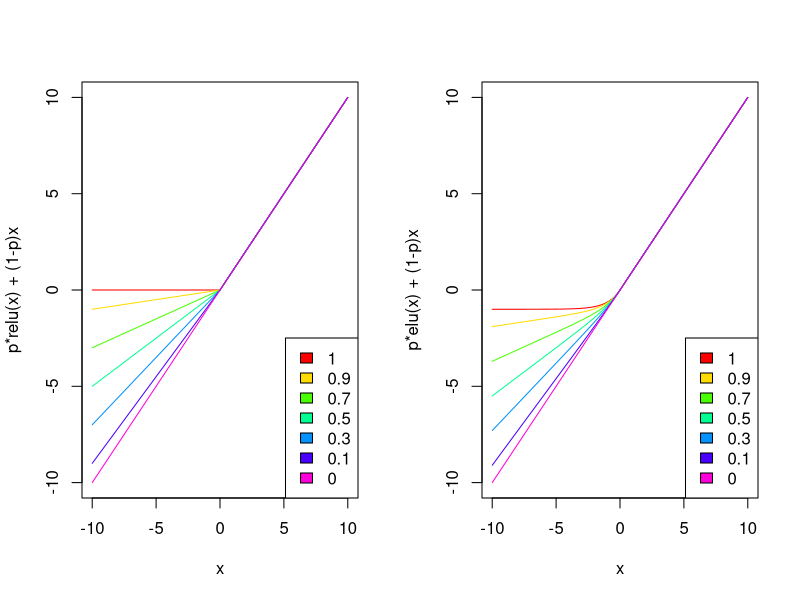

Write R code to recreate this figure.
elu = function(x) {
  if(x > 0) {
    return(x)
  } else {
    return (exp(x)-1)
  }
}

elu_exp = function(x, p) {
  return( p*elu(x) + (1-p)*x )
}

relu_exp = function(x, p) {
  return( p*relu(x) + (1-p)*x )
}

relu = function(x) {
  return(max(0, x))
}

pdf("elus_and_leaky_relus.pdf", height=4)

par(mfrow=c(1,2))

# plot relu
xs = seq(-10, 10, 0.1)
probs = c(0.9, 0.7, 0.5, 0.3, 0.1, 0.0)
rainbows = rainbow(length(probs)+1)
plot(x=xs, y=sapply(xs,relu_exp,p=1), type="l", ylim=c(-10,10), col=rainbows[1], xlab="x", ylab="p*relu(x) + (1-p)x")
for(i in 1:length(probs)) {
  lines(x=xs, y=sapply(xs,relu_exp,p=probs[i]), type="l", col=rainbows[i+1])
}
legend("bottomright", legend=c(1.0, probs), fill=rainbows)

# plot elu
xs = seq(-10, 10, 0.1)
probs = c(0.9, 0.7, 0.5, 0.3, 0.1, 0.0)
rainbows = rainbow(length(probs)+1)
plot(x=xs, y=sapply(xs,elu_exp,p=1), type="l", ylim=c(-10,10), col=rainbows[1], xlab="x", ylab="p*elu(x) + (1-p)x")
for(i in 1:length(probs)) {
  lines(x=xs, y=sapply(xs,elu_exp,p=probs[i]), type="l", col=rainbows[i+1])
}
legend("bottomright", legend=c(1.0, probs), fill=rainbows)

dev.off()